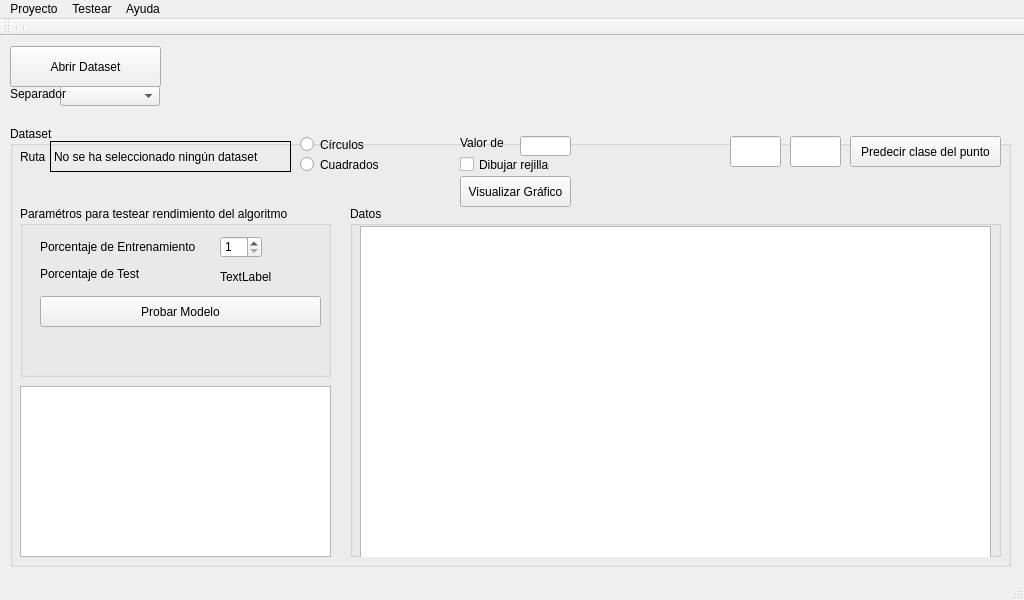
<?xml version="1.0" encoding="UTF-8"?>
<ui version="4.0">
 <class>MainWindow</class>
 <widget class="QMainWindow" name="MainWindow">
  <property name="geometry">
   <rect>
    <x>0</x>
    <y>0</y>
    <width>1024</width>
    <height>600</height>
   </rect>
  </property>
  <property name="windowTitle">
   <string>MainWindow</string>
  </property>
  <widget class="QWidget" name="centralwidget">
   <widget class="QGroupBox" name="groupBox">
    <property name="geometry">
     <rect>
      <x>10</x>
      <y>90</y>
      <width>1001</width>
      <height>441</height>
     </rect>
    </property>
    <property name="title">
     <string>Dataset</string>
    </property>
    <widget class="QLabel" name="label">
     <property name="geometry">
      <rect>
       <x>10</x>
       <y>20</y>
       <width>81</width>
       <height>21</height>
      </rect>
     </property>
     <property name="text">
      <string>Ruta</string>
     </property>
    </widget>
    <widget class="QLabel" name="label_2">
     <property name="geometry">
      <rect>
       <x>40</x>
       <y>15</y>
       <width>241</width>
       <height>31</height>
      </rect>
     </property>
     <property name="frameShape">
      <enum>QFrame::Box</enum>
     </property>
     <property name="frameShadow">
      <enum>QFrame::Plain</enum>
     </property>
     <property name="text">
      <string>No se ha seleccionado ningún dataset</string>
     </property>
    </widget>
    <widget class="QGroupBox" name="groupBox_2">
     <property name="geometry">
      <rect>
       <x>10</x>
       <y>80</y>
       <width>311</width>
       <height>171</height>
      </rect>
     </property>
     <property name="title">
      <string>Paramétros para testear rendimiento del algoritmo</string>
     </property>
     <widget class="QLabel" name="labelEntrenamiento">
      <property name="geometry">
       <rect>
        <x>20</x>
        <y>30</y>
        <width>171</width>
        <height>21</height>
       </rect>
      </property>
      <property name="text">
       <string>Porcentaje de Entrenamiento</string>
      </property>
     </widget>
     <widget class="QLabel" name="labelTest">
      <property name="geometry">
       <rect>
        <x>20</x>
        <y>60</y>
        <width>171</width>
        <height>16</height>
       </rect>
      </property>
      <property name="text">
       <string>Porcentaje de Test</string>
      </property>
     </widget>
     <widget class="QSpinBox" name="spinEntrenamiento">
      <property name="geometry">
       <rect>
        <x>200</x>
        <y>30</y>
        <width>42</width>
        <height>22</height>
       </rect>
      </property>
      <property name="minimum">
       <number>1</number>
      </property>
      <property name="maximum">
       <number>99</number>
      </property>
     </widget>
     <widget class="QLabel" name="labelTest_2">
      <property name="geometry">
       <rect>
        <x>200</x>
        <y>60</y>
        <width>51</width>
        <height>21</height>
       </rect>
      </property>
      <property name="text">
       <string>TextLabel</string>
      </property>
     </widget>
     <widget class="QPushButton" name="btnTest">
      <property name="geometry">
       <rect>
        <x>20</x>
        <y>90</y>
        <width>281</width>
        <height>31</height>
       </rect>
      </property>
      <property name="text">
       <string>Probar Modelo</string>
      </property>
     </widget>
    </widget>
    <widget class="QGroupBox" name="groupBox_3">
     <property name="geometry">
      <rect>
       <x>340</x>
       <y>80</y>
       <width>651</width>
       <height>351</height>
      </rect>
     </property>
     <property name="title">
      <string>Datos</string>
     </property>
     <widget class="QTableWidget" name="tableWidget">
      <property name="geometry">
       <rect>
        <x>10</x>
        <y>20</y>
        <width>631</width>
        <height>341</height>
       </rect>
      </property>
     </widget>
    </widget>
    <widget class="QPlainTextEdit" name="txtDebug">
     <property name="geometry">
      <rect>
       <x>10</x>
       <y>260</y>
       <width>311</width>
       <height>171</height>
      </rect>
     </property>
    </widget>
    <widget class="QPushButton" name="btnVerDataset">
     <property name="geometry">
      <rect>
       <x>450</x>
       <y>50</y>
       <width>111</width>
       <height>31</height>
      </rect>
     </property>
     <property name="text">
      <string>Visualizar Gráfico</string>
     </property>
    </widget>
    <widget class="QLineEdit" name="linePuntoX">
     <property name="geometry">
      <rect>
       <x>720</x>
       <y>10</y>
       <width>51</width>
       <height>31</height>
      </rect>
     </property>
    </widget>
    <widget class="QLineEdit" name="linePuntoY">
     <property name="geometry">
      <rect>
       <x>780</x>
       <y>10</y>
       <width>51</width>
       <height>31</height>
      </rect>
     </property>
    </widget>
    <widget class="QPushButton" name="btnPredecirPunto">
     <property name="geometry">
      <rect>
       <x>840</x>
       <y>10</y>
       <width>151</width>
       <height>31</height>
      </rect>
     </property>
     <property name="text">
      <string>Predecir clase del punto</string>
     </property>
    </widget>
    <widget class="QRadioButton" name="radioCirculo">
     <property name="geometry">
      <rect>
       <x>290</x>
       <y>10</y>
       <width>82</width>
       <height>17</height>
      </rect>
     </property>
     <property name="text">
      <string>Círculos</string>
     </property>
    </widget>
    <widget class="QRadioButton" name="radioCuadrado">
     <property name="geometry">
      <rect>
       <x>290</x>
       <y>30</y>
       <width>82</width>
       <height>17</height>
      </rect>
     </property>
     <property name="text">
      <string>Cuadrados</string>
     </property>
    </widget>
    <widget class="QCheckBox" name="checkRejilla">
     <property name="geometry">
      <rect>
       <x>450</x>
       <y>30</y>
       <width>101</width>
       <height>17</height>
      </rect>
     </property>
     <property name="text">
      <string>Dibujar rejilla</string>
     </property>
    </widget>
    <widget class="QLabel" name="labelK">
     <property name="geometry">
      <rect>
       <x>450</x>
       <y>10</y>
       <width>47</width>
       <height>13</height>
      </rect>
     </property>
     <property name="text">
      <string>Valor de K</string>
     </property>
    </widget>
    <widget class="QLineEdit" name="lineK">
     <property name="geometry">
      <rect>
       <x>510</x>
       <y>10</y>
       <width>51</width>
       <height>20</height>
      </rect>
     </property>
    </widget>
   </widget>
   <widget class="QPushButton" name="abrirDataset">
    <property name="geometry">
     <rect>
      <x>10</x>
      <y>10</y>
      <width>151</width>
      <height>41</height>
     </rect>
    </property>
    <property name="text">
     <string>Abrir Dataset</string>
    </property>
   </widget>
   <widget class="QComboBox" name="comboSeparador">
    <property name="geometry">
     <rect>
      <x>60</x>
      <y>50</y>
      <width>100</width>
      <height>20</height>
     </rect>
    </property>
   </widget>
   <widget class="QLabel" name="labelSeparador">
    <property name="geometry">
     <rect>
      <x>10</x>
      <y>50</y>
      <width>61</width>
      <height>16</height>
     </rect>
    </property>
    <property name="text">
     <string>Separador</string>
    </property>
   </widget>
  </widget>
  <widget class="QMenuBar" name="menubar">
   <property name="geometry">
    <rect>
     <x>0</x>
     <y>0</y>
     <width>1024</width>
     <height>21</height>
    </rect>
   </property>
   <widget class="QMenu" name="menuProyecto">
    <property name="title">
     <string>Proyecto</string>
    </property>
    <addaction name="actionNuevo_Proyecto"/>
    <addaction name="separator"/>
    <addaction name="actionSalir"/>
   </widget>
   <widget class="QMenu" name="menuTest">
    <property name="title">
     <string>Testear</string>
    </property>
   </widget>
   <widget class="QMenu" name="menuAyuda">
    <property name="title">
     <string>Ayuda</string>
    </property>
   </widget>
   <addaction name="menuProyecto"/>
   <addaction name="menuTest"/>
   <addaction name="menuAyuda"/>
  </widget>
  <widget class="QStatusBar" name="statusbar"/>
  <widget class="QToolBar" name="toolBar">
   <property name="windowTitle">
    <string>toolBar</string>
   </property>
   <attribute name="toolBarArea">
    <enum>TopToolBarArea</enum>
   </attribute>
   <attribute name="toolBarBreak">
    <bool>false</bool>
   </attribute>
   <addaction name="separator"/>
   <addaction name="separator"/>
  </widget>
  <action name="actionNuevo_Proyecto">
   <property name="text">
    <string>Abrir Dataset</string>
   </property>
  </action>
  <action name="actionSalir">
   <property name="text">
    <string>Salir</string>
   </property>
  </action>
 </widget>
 <resources/>
 <connections/>
</ui>
